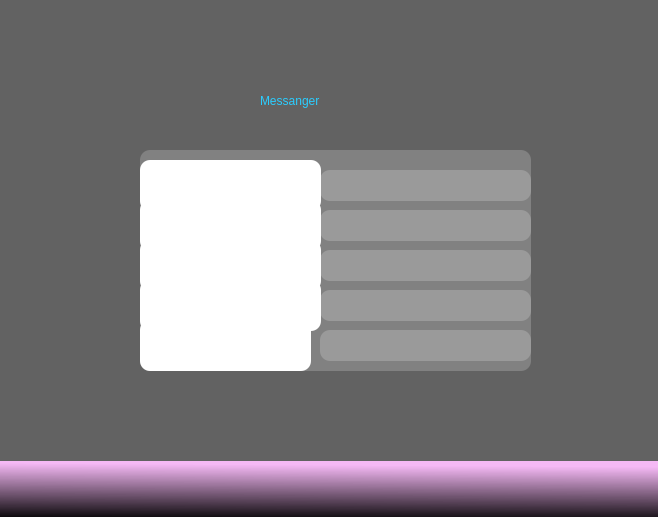
<?xml version="1.0" encoding="UTF-8"?>
<ui version="4.0">
 <class>signup</class>
 <widget class="QDialog" name="signup">
  <property name="geometry">
   <rect>
    <x>0</x>
    <y>0</y>
    <width>658</width>
    <height>517</height>
   </rect>
  </property>
  <property name="windowTitle">
   <string>Dialog</string>
  </property>
  <widget class="QListWidget" name="listWidget">
   <property name="geometry">
    <rect>
     <x>-5</x>
     <y>461</y>
     <width>701</width>
     <height>61</height>
    </rect>
   </property>
   <property name="styleSheet">
    <string notr="true">border:none;
background-color: qlineargradient(spread:pad, x1:0.457, y1:1, x2:0.524038, y2:0.028, stop:0 rgba(0, 0, 0, 255), stop:0.956731 rgba(255, 98, 255, 98));</string>
   </property>
  </widget>
  <widget class="QPushButton" name="loginbuttom">
   <property name="enabled">
    <bool>true</bool>
   </property>
   <property name="geometry">
    <rect>
     <x>250</x>
     <y>350</y>
     <width>131</width>
     <height>81</height>
    </rect>
   </property>
   <property name="styleSheet">
    <string notr="true">
QPushButton{
font: 700 10pt &quot;Segoe UI&quot;;
alternate-background: rgb(255, 255, 255);
font: 600 18pt &quot;Segoe UI&quot;;
color: rgb(255, 255, 255);
background: rgb(70, 30, 40,100);
padding: 10px;
border-radius:10px;
}</string>
   </property>
   <property name="text">
    <string>create</string>
   </property>
  </widget>
  <widget class="QPushButton" name="pushButton_4">
   <property name="geometry">
    <rect>
     <x>600</x>
     <y>0</y>
     <width>31</width>
     <height>31</height>
    </rect>
   </property>
   <property name="styleSheet">
    <string notr="true">QPushButton{
font: 700 10pt &quot;Segoe UI&quot;;
font: 600 11pt &quot;Segoe UI&quot;;
color: rgb(255, 255, 0);
background: rgb(70, 30, 40,0);
}
QPushButton::hover
{
	background-color: rgb(225, 225, 225);
}</string>
   </property>
   <property name="text">
    <string/>
   </property>
   <property name="icon">
    <iconset resource="../project/res.qrc">
     <normaloff>:/hi-def/minus.png</normaloff>:/hi-def/minus.png</iconset>
   </property>
   <property name="flat">
    <bool>true</bool>
   </property>
  </widget>
  <widget class="QListView" name="listView">
   <property name="geometry">
    <rect>
     <x>0</x>
     <y>0</y>
     <width>661</width>
     <height>461</height>
    </rect>
   </property>
   <property name="styleSheet">
    <string notr="true">border:none;
background-image: url(:/Desktop.png);
background-color: rgb(98, 98, 98);</string>
   </property>
  </widget>
  <widget class="QLabel" name="label">
   <property name="geometry">
    <rect>
     <x>260</x>
     <y>30</y>
     <width>201</width>
     <height>141</height>
    </rect>
   </property>
   <property name="styleSheet">
    <string notr="true">font: 900 14pt &quot;Segoe UI Black&quot;;
font: 900 18pt &quot;Segoe UI Black&quot;;
color: rgb(255, 255, 255);
background: rgb(255, 255, 255,0);
color: rgb(0, 85, 255);
color: rgb(42, 205, 255);</string>
   </property>
   <property name="text">
    <string>Messanger</string>
   </property>
  </widget>
  <widget class="QPushButton" name="pushButton_3">
   <property name="geometry">
    <rect>
     <x>630</x>
     <y>0</y>
     <width>31</width>
     <height>31</height>
    </rect>
   </property>
   <property name="styleSheet">
    <string notr="true">QPushButton{
font: 700 10pt &quot;Segoe UI&quot;;
font: 600 11pt &quot;Segoe UI&quot;;
color: rgb(255, 255, 255);
background: rgb(70, 30, 40,0);
padding: 10px;
}
QPushButton::hover
{
	background-color: rgb(225, 225, 225);
}</string>
   </property>
   <property name="text">
    <string/>
   </property>
   <property name="icon">
    <iconset resource="../project/res.qrc">
     <normaloff>:/hi-def/delete.png</normaloff>:/hi-def/delete.png</iconset>
   </property>
   <property name="flat">
    <bool>true</bool>
   </property>
  </widget>
  <widget class="QGroupBox" name="groupBox">
   <property name="geometry">
    <rect>
     <x>140</x>
     <y>150</y>
     <width>391</width>
     <height>221</height>
    </rect>
   </property>
   <property name="styleSheet">
    <string notr="true">padding: 10px;
border-radius:10px;
background-color: rgba(255, 255, 255, 50);</string>
   </property>
   <property name="title">
    <string/>
   </property>
   <widget class="QLabel" name="label_3">
    <property name="geometry">
     <rect>
      <x>0</x>
      <y>170</y>
      <width>171</width>
      <height>51</height>
     </rect>
    </property>
    <property name="styleSheet">
     <string notr="true">background: rgb(255, 255, 255,1);
font: 900 10pt &quot;Segoe UI Black&quot;;
color: rgb(255, 255, 255,255);
color: rgb(255, 255, 255);</string>
    </property>
    <property name="text">
     <string>repead passwprd</string>
    </property>
   </widget>
   <widget class="QLabel" name="label_2">
    <property name="geometry">
     <rect>
      <x>0</x>
      <y>130</y>
      <width>181</width>
      <height>51</height>
     </rect>
    </property>
    <property name="styleSheet">
     <string notr="true">background: rgb(255, 255, 255,1);
font: 900 10pt &quot;Segoe UI Black&quot;;
color: rgb(255, 255, 255,255);
color: rgb(255, 255, 255);</string>
    </property>
    <property name="text">
     <string>password</string>
    </property>
   </widget>
   <widget class="QLineEdit" name="lineEdit_2">
    <property name="geometry">
     <rect>
      <x>180</x>
      <y>180</y>
      <width>211</width>
      <height>31</height>
     </rect>
    </property>
    <property name="echoMode">
     <enum>QLineEdit::Password</enum>
    </property>
   </widget>
   <widget class="QLineEdit" name="lineEdit">
    <property name="geometry">
     <rect>
      <x>180</x>
      <y>20</y>
      <width>211</width>
      <height>31</height>
     </rect>
    </property>
   </widget>
   <widget class="QLabel" name="label_4">
    <property name="geometry">
     <rect>
      <x>0</x>
      <y>90</y>
      <width>181</width>
      <height>51</height>
     </rect>
    </property>
    <property name="styleSheet">
     <string notr="true">background: rgb(255, 255, 255,1);
font: 900 10pt &quot;Segoe UI Black&quot;;
color: rgb(255, 255, 255,255);
color: rgb(255, 255, 255);</string>
    </property>
    <property name="text">
     <string>username</string>
    </property>
   </widget>
   <widget class="QLabel" name="label_5">
    <property name="geometry">
     <rect>
      <x>0</x>
      <y>10</y>
      <width>181</width>
      <height>51</height>
     </rect>
    </property>
    <property name="styleSheet">
     <string notr="true">background: rgb(255, 255, 255,1);
font: 900 10pt &quot;Segoe UI Black&quot;;
color: rgb(255, 255, 255,255);
color: rgb(255, 255, 255);</string>
    </property>
    <property name="text">
     <string>fristname</string>
    </property>
   </widget>
   <widget class="QLabel" name="label_6">
    <property name="geometry">
     <rect>
      <x>0</x>
      <y>50</y>
      <width>181</width>
      <height>51</height>
     </rect>
    </property>
    <property name="styleSheet">
     <string notr="true">background: rgb(255, 255, 255,1);
font: 900 10pt &quot;Segoe UI Black&quot;;
color: rgb(255, 255, 255,255);
color: rgb(255, 255, 255);</string>
    </property>
    <property name="text">
     <string>lastname</string>
    </property>
   </widget>
   <widget class="QLineEdit" name="lineEdit_3">
    <property name="geometry">
     <rect>
      <x>180</x>
      <y>60</y>
      <width>211</width>
      <height>31</height>
     </rect>
    </property>
   </widget>
   <widget class="QLineEdit" name="lineEdit_4">
    <property name="geometry">
     <rect>
      <x>180</x>
      <y>100</y>
      <width>211</width>
      <height>31</height>
     </rect>
    </property>
   </widget>
   <widget class="QLineEdit" name="lineEdit_5">
    <property name="geometry">
     <rect>
      <x>180</x>
      <y>140</y>
      <width>211</width>
      <height>31</height>
     </rect>
    </property>
    <property name="echoMode">
     <enum>QLineEdit::Password</enum>
    </property>
   </widget>
   <zorder>lineEdit_2</zorder>
   <zorder>label_2</zorder>
   <zorder>label_3</zorder>
   <zorder>lineEdit</zorder>
   <zorder>label_4</zorder>
   <zorder>label_6</zorder>
   <zorder>label_5</zorder>
   <zorder>lineEdit_3</zorder>
   <zorder>lineEdit_4</zorder>
   <zorder>lineEdit_5</zorder>
  </widget>
  <zorder>listWidget</zorder>
  <zorder>loginbuttom</zorder>
  <zorder>listView</zorder>
  <zorder>label</zorder>
  <zorder>pushButton_3</zorder>
  <zorder>groupBox</zorder>
  <zorder>pushButton_4</zorder>
 </widget>
 <resources>
  <include location="../project/res.qrc"/>
 </resources>
 <connections/>
</ui>
